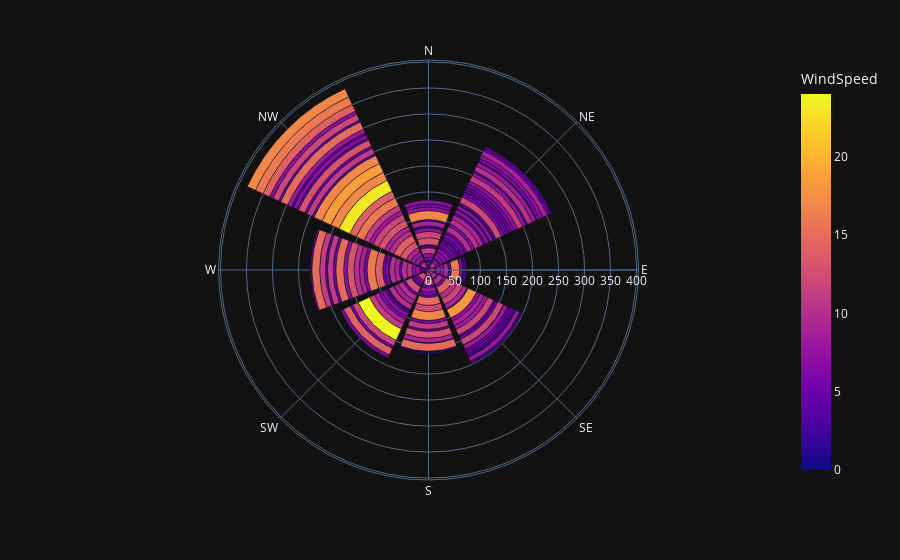

Notebook code cell kept with this figure:
### Code cell
# visulization about wind in season 2017
# code from https://www.kaggle.com/code/pradeepmuniasamy/extensive-eda-fe-models-on-nfl-big-data-bowl

temp_df=df.loc[df.Season==2017]
temp_df=temp_df.drop_duplicates('GameId', keep='last')
temp_df=temp_df[["WindSpeed","WindDirection"]]
temp_df=temp_df.dropna()
fig = px.bar_polar(temp_df.loc[temp_df['WindDirection'] != "Calm"], r="WindSpeed", theta="WindDirection",
                   color="WindSpeed", template="plotly_dark",
                   category_orders= {"WindDirection":['N','NE','E','SE','S','SW','W']},
                   color_discrete_sequence= px.colors.sequential.Plasma[-2::-1])
fig.show()

### Figure 1 — Plotly figure (JSON) as saved in the notebook; plotly's stock layout.template omitted (floating-point values rounded to 4 significant figures; data arrays with more than 128 entries replaced by an {"elided": "..."} marker saying what was removed)
{"data": [{"hovertemplate": "WindSpeed=%{marker.color}<br>WindDirection=%{theta}<extra></extra>", "legendgroup": "", "marker": {"color": {"elided": "207 float values"}, "coloraxis": "coloraxis", "pattern": {"shape": ""}}, "name": "", "r": {"elided": "207 float values"}, "showlegend": false, "subplot": "polar", "theta": {"elided": "207 str values"}, "type": "barpolar"}], "layout": {"barmode": "relative", "coloraxis": {"colorbar": {"title": {"text": "WindSpeed"}}, "colorscale": [[0, "#0d0887"], [0.1111, "#46039f"], [0.2222, "#7201a8"], [0.3333, "#9c179e"], [0.4444, "#bd3786"], [0.5556, "#d8576b"], [0.6667, "#ed7953"], [0.7778, "#fb9f3a"], [0.8889, "#fdca26"], [1, "#f0f921"]]}, "legend": {"tracegroupgap": 0}, "margin": {"t": 60}, "polar": {"angularaxis": {"categoryarray": ["N", "NE", "E", "SE", "S", "SW", "W"], "categoryorder": "array", "direction": "clockwise", "rotation": 90}, "domain": {"x": [0, 1], "y": [0, 1]}}}}
